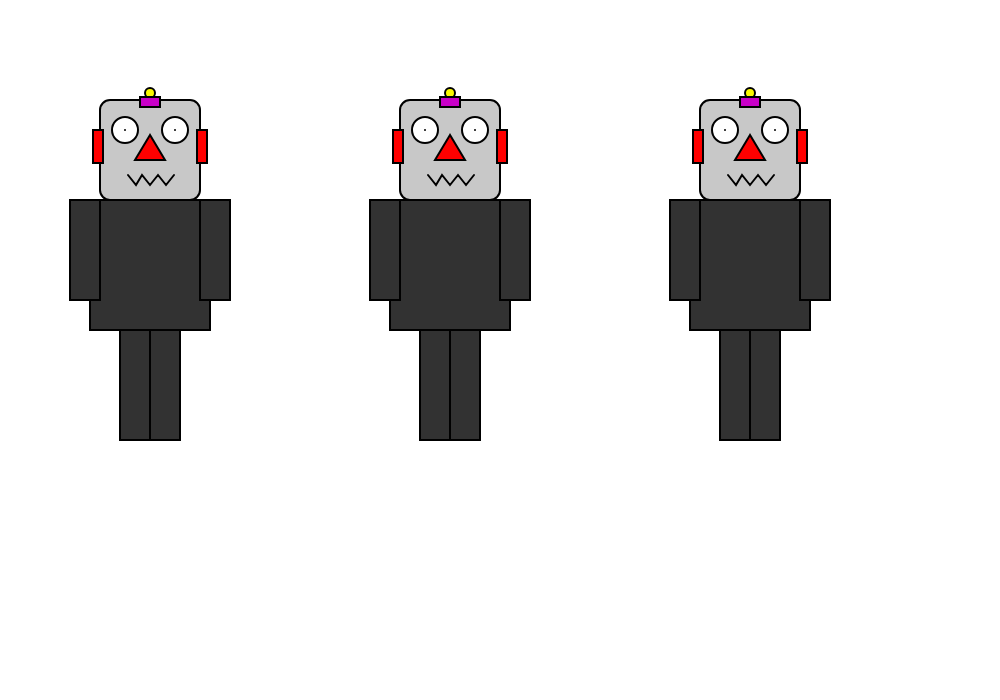
Frame 1 (no input)
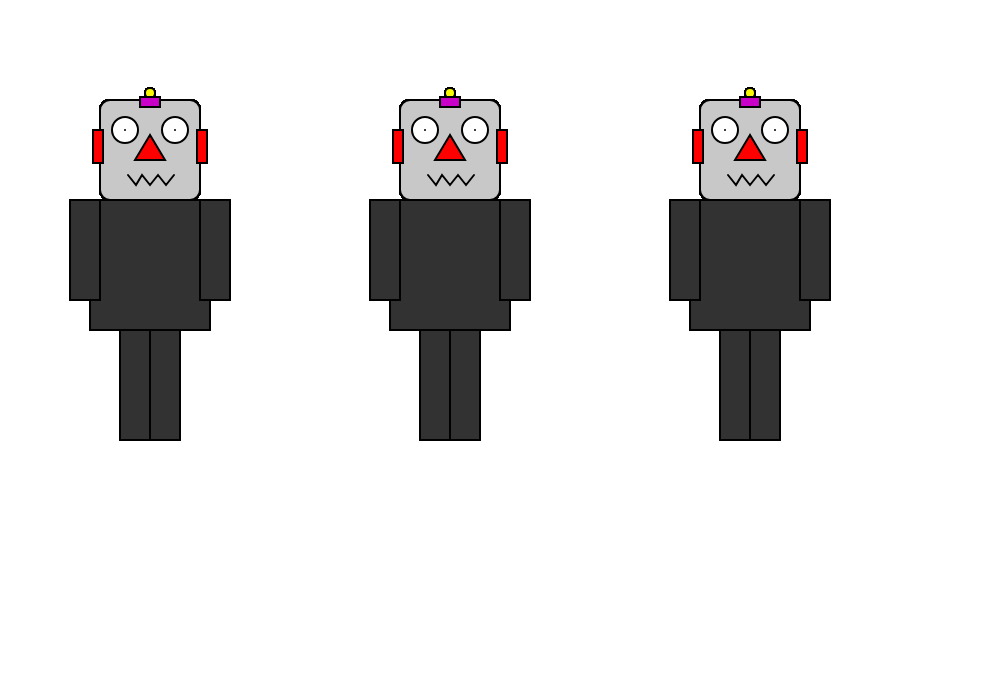
Frame 60 (no input)
Frame 120 (the mouse pressed at the canvas centre since frame 60): identical to frame 60, image omitted

The p5.js sketch that drew these frames (run headless with seeded random() and noise() and a simulated clock; from frame 60 on, the mouse is pressed at the canvas centre):

// p5.js sketch
// ── sketch.js
function setup()
{
	//create a canvas for the robot
	createCanvas(1000, 700);
}

function draw()
{
	strokeWeight(2);

	//robot body 1 - delete this code and make your own robot body
	fill(50);
	rect(90, 200, 120, 130);
	rect(70, 200, 30, 100);
	rect(200, 200, 30, 100);
	rect(120, 330, 30, 110);
	rect(150, 330, 30, 110);

	//robot body 2 - delete this code and make your own robot body
	rect(390, 200, 120, 130);
	rect(370, 200, 30, 100);
	rect(500, 200, 30, 100);
	rect(420, 330, 30, 110);
	rect(450, 330, 30, 110);


	//robot body 3 - delete this code and make your own robot body
	rect(690, 200, 120, 130);
	rect(670, 200, 30, 100);
	rect(800, 200, 30, 100);
	rect(720, 330, 30, 110);
	rect(750, 330, 30, 110);


	// !!! Draw the robot heads - You shouldn't need to change this code !!!

	//robot head 1
	fill(200);
	rect(100, 100, 100, 100, 10);
    //robot head 2
	rect(400, 100, 100, 100, 10);
    //robot head 3
	rect(700, 100, 100, 100, 10);

	//ears
	fill(255, 0, 0);

	//robot ears 1
	rect(93, 130, 10, 33);
	rect(197, 130, 10, 33);

	//robot ears 2
	rect(393, 130, 10, 33);
	rect(497, 130, 10, 33);

	//robot ears 3
	rect(693, 130, 10, 33);
	rect(797, 130, 10, 33);



	//robots' antennas
	fill(250, 250, 0);
    // robot antenna 1
	ellipse(150, 93, 10, 10);
    // robot antenna 1
	ellipse(450, 93, 10, 10);
    // robot antenna 1
	ellipse(750, 93, 10, 10);

    //robots' antennas
	fill(200, 0, 200);
    // robot antenna 1
	rect(140, 97, 20, 10);
    // robot antenna 2
	rect(440, 97, 20, 10);
    // robot antenna 3
	rect(740, 97, 20, 10);


	//robot 1's eyes
	fill(255);
	ellipse(125, 130, 26, 26);
	point(125, 130);
	ellipse(175, 130, 26, 26);
	point(175, 130);

	//robot 2's eyes
	ellipse(425, 130, 26, 26);
	point(425, 130);
	ellipse(475, 130, 26, 26);
	point(475, 130);

	//robot 3's eyes
	ellipse(725, 130, 26, 26);
	point(725, 130);
	ellipse(775, 130, 26, 26);
	point(775, 130);


	//robots' noses
	fill(255, 0, 0);
    //robot 1 nose
	triangle(150, 135, 135, 160, 165, 160);
    //robot 2 nose
	triangle(450, 135, 435, 160, 465, 160);
    //robot 3 nose
	triangle(750, 135, 735, 160, 765, 160);

	//robot 1 mouth
	noFill();
	beginShape();
	vertex(128, 175);
	vertex(136, 185);
	vertex(142, 175);
	vertex(150, 185);
	vertex(158, 175);
	vertex(166, 185);
	vertex(174, 175);
	endShape();

	//robot 2 mouth
	beginShape();
	vertex(428, 175);
	vertex(436, 185);
	vertex(442, 175);
	vertex(450, 185);
	vertex(458, 175);
	vertex(466, 185);
	vertex(474, 175);
	endShape();

	//robot 3 mouth
	beginShape();
	vertex(728, 175);
	vertex(736, 185);
	vertex(742, 175);
	vertex(750, 185);
	vertex(758, 175);
	vertex(766, 185);
	vertex(774, 175);
	endShape();
}
